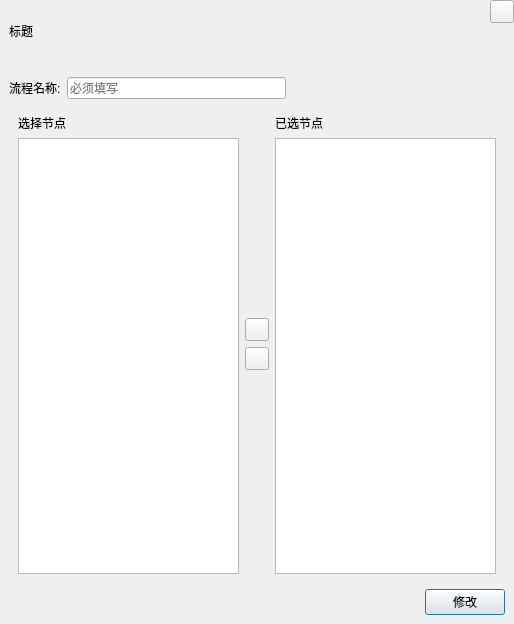
<?xml version="1.0" encoding="UTF-8"?>
<ui version="4.0">
 <class>FrmPurchaseEdit</class>
 <widget class="QDialog" name="FrmPurchaseEdit">
  <property name="geometry">
   <rect>
    <x>0</x>
    <y>0</y>
    <width>514</width>
    <height>624</height>
   </rect>
  </property>
  <property name="windowTitle">
   <string>Dialog</string>
  </property>
  <layout class="QGridLayout" name="gridLayout_3" rowstretch="1,9">
   <property name="leftMargin">
    <number>0</number>
   </property>
   <property name="topMargin">
    <number>0</number>
   </property>
   <property name="rightMargin">
    <number>0</number>
   </property>
   <property name="bottomMargin">
    <number>0</number>
   </property>
   <item row="0" column="0">
    <widget class="QWidget" name="widget" native="true">
     <layout class="QHBoxLayout" name="horizontalLayout">
      <property name="topMargin">
       <number>0</number>
      </property>
      <property name="rightMargin">
       <number>0</number>
      </property>
      <property name="bottomMargin">
       <number>0</number>
      </property>
      <item>
       <widget class="QLabel" name="labTitle">
        <property name="text">
         <string>标题</string>
        </property>
       </widget>
      </item>
      <item>
       <spacer name="horizontalSpacer">
        <property name="orientation">
         <enum>Qt::Horizontal</enum>
        </property>
        <property name="sizeHint" stdset="0">
         <size>
          <width>40</width>
          <height>20</height>
         </size>
        </property>
       </spacer>
      </item>
      <item>
       <widget class="QWidget" name="widget_3" native="true">
        <layout class="QGridLayout" name="gridLayout">
         <property name="leftMargin">
          <number>0</number>
         </property>
         <property name="topMargin">
          <number>0</number>
         </property>
         <property name="rightMargin">
          <number>0</number>
         </property>
         <property name="bottomMargin">
          <number>0</number>
         </property>
         <item row="0" column="0">
          <widget class="QToolButton" name="toolButton">
           <property name="text">
            <string/>
           </property>
          </widget>
         </item>
         <item row="1" column="0">
          <spacer name="verticalSpacer">
           <property name="orientation">
            <enum>Qt::Vertical</enum>
           </property>
           <property name="sizeHint" stdset="0">
            <size>
             <width>20</width>
             <height>40</height>
            </size>
           </property>
          </spacer>
         </item>
        </layout>
       </widget>
      </item>
     </layout>
    </widget>
   </item>
   <item row="1" column="0">
    <widget class="QWidget" name="widget_2" native="true">
     <layout class="QGridLayout" name="gridLayout_4">
      <item row="0" column="0">
       <layout class="QGridLayout" name="gridLayoutInfo">
        <item row="0" column="2">
         <spacer name="horizontalSpacer_2">
          <property name="orientation">
           <enum>Qt::Horizontal</enum>
          </property>
          <property name="sizeHint" stdset="0">
           <size>
            <width>40</width>
            <height>20</height>
           </size>
          </property>
         </spacer>
        </item>
        <item row="0" column="1">
         <widget class="QLineEdit" name="editName">
          <property name="inputMask">
           <string/>
          </property>
          <property name="text">
           <string/>
          </property>
          <property name="placeholderText">
           <string>必须填写</string>
          </property>
         </widget>
        </item>
        <item row="0" column="0">
         <widget class="QLabel" name="label_2">
          <property name="text">
           <string>流程名称:</string>
          </property>
         </widget>
        </item>
       </layout>
      </item>
      <item row="1" column="0">
       <widget class="QWidget" name="widget_4" native="true">
        <layout class="QHBoxLayout" name="horizontalLayout_2">
         <item>
          <layout class="QVBoxLayout" name="verticalLayout_2">
           <item>
            <widget class="QLabel" name="label">
             <property name="text">
              <string>选择节点</string>
             </property>
            </widget>
           </item>
           <item>
            <widget class="QListWidget" name="listNodes"/>
           </item>
          </layout>
         </item>
         <item>
          <layout class="QVBoxLayout" name="verticalLayout">
           <item>
            <spacer name="verticalSpacer_3">
             <property name="orientation">
              <enum>Qt::Vertical</enum>
             </property>
             <property name="sizeHint" stdset="0">
              <size>
               <width>20</width>
               <height>40</height>
              </size>
             </property>
            </spacer>
           </item>
           <item>
            <widget class="QToolButton" name="btnRight">
             <property name="text">
              <string/>
             </property>
             <property name="icon">
              <iconset resource="../../main.qrc">
               <normaloff>:/image/双右箭头.png</normaloff>:/image/双右箭头.png</iconset>
             </property>
            </widget>
           </item>
           <item>
            <widget class="QToolButton" name="btnLeft">
             <property name="text">
              <string/>
             </property>
             <property name="icon">
              <iconset resource="../../main.qrc">
               <normaloff>:/image/双左箭头.png</normaloff>:/image/双左箭头.png</iconset>
             </property>
            </widget>
           </item>
           <item>
            <spacer name="verticalSpacer_2">
             <property name="orientation">
              <enum>Qt::Vertical</enum>
             </property>
             <property name="sizeHint" stdset="0">
              <size>
               <width>20</width>
               <height>40</height>
              </size>
             </property>
            </spacer>
           </item>
          </layout>
         </item>
         <item>
          <layout class="QVBoxLayout" name="verticalLayout_3">
           <item>
            <widget class="QLabel" name="label_7">
             <property name="text">
              <string>已选节点</string>
             </property>
            </widget>
           </item>
           <item>
            <widget class="QListWidget" name="listSelected"/>
           </item>
          </layout>
         </item>
        </layout>
       </widget>
      </item>
      <item row="2" column="0">
       <layout class="QHBoxLayout" name="horizontalLayout_3">
        <item>
         <spacer name="horizontalSpacer_3">
          <property name="orientation">
           <enum>Qt::Horizontal</enum>
          </property>
          <property name="sizeHint" stdset="0">
           <size>
            <width>40</width>
            <height>20</height>
           </size>
          </property>
         </spacer>
        </item>
        <item>
         <widget class="QPushButton" name="btnEdit">
          <property name="text">
           <string>修改</string>
          </property>
         </widget>
        </item>
       </layout>
      </item>
     </layout>
    </widget>
   </item>
  </layout>
 </widget>
 <resources>
  <include location="../../main.qrc"/>
 </resources>
 <connections/>
</ui>
